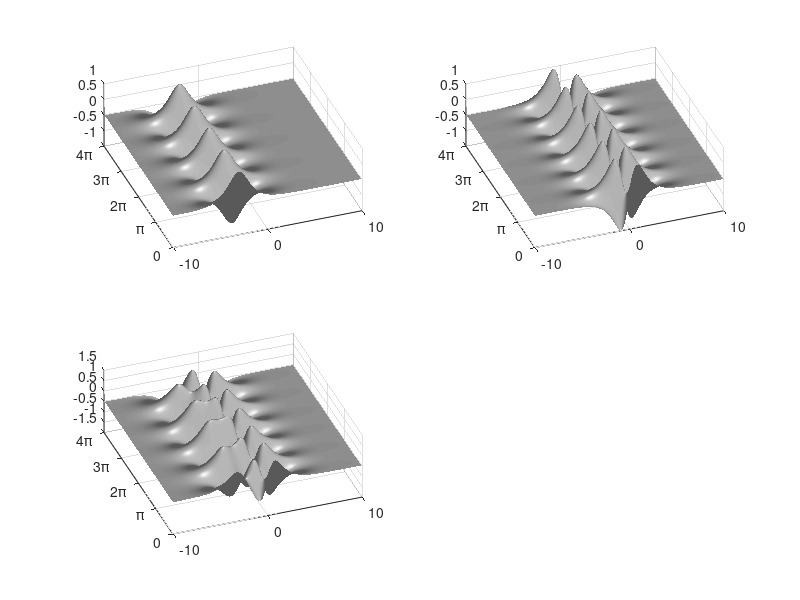

Reproduce this figure in MATLAB.
%% Define time and space discretizations
xi = linspace(-10,10,400);
t = linspace(0,4*pi,200); 
dt = t(2) - t(1);
[Xgrid,T] = meshgrid(xi,t);

%% Create two spatio-temporal patterns
f1 = sech(Xgrid+3) .* (1*exp(1j*2.3*T));
f2 = (sech(Xgrid).*tanh(Xgrid)).*(2*exp(1j*2.8*T));

%% Combine signals and make data matrix
f = f1 + f2;
X = f.'; % Data Matrix

%% Visualize f1, f2, and f
figure;
subplot(2,2,1); 
surfl(real(f1)); 
shading interp; colormap(gray); view(-20,60);
set(gca, 'YTick', numel(t)/4 * (0:4)), 
set(gca, 'Yticklabel',{'0','\pi','2\pi','3\pi','4\pi'});
set(gca, 'XTick', linspace(1,numel(xi),3)), 
set(gca, 'Xticklabel',{'-10', '0', '10'});

subplot(2,2,2);
surfl(real(f2));
shading interp; colormap(gray); view(-20,60);
set(gca, 'YTick', numel(t)/4 * (0:4)), 
set(gca, 'Yticklabel',{'0','\pi','2\pi','3\pi','4\pi'});
set(gca, 'XTick', linspace(1,numel(xi),3)), 
set(gca, 'Xticklabel',{'-10', '0', '10'});

subplot(2,2,3);
surfl(real(f)); 
shading interp; colormap(gray); view(-20,60);
set(gca, 'YTick', numel(t)/4 * (0:4)), 
set(gca, 'Yticklabel',{'0','\pi','2\pi','3\pi','4\pi'});
set(gca, 'XTick', linspace(1,numel(xi),3)), 
set(gca, 'Xticklabel',{'-10', '0', '10'});